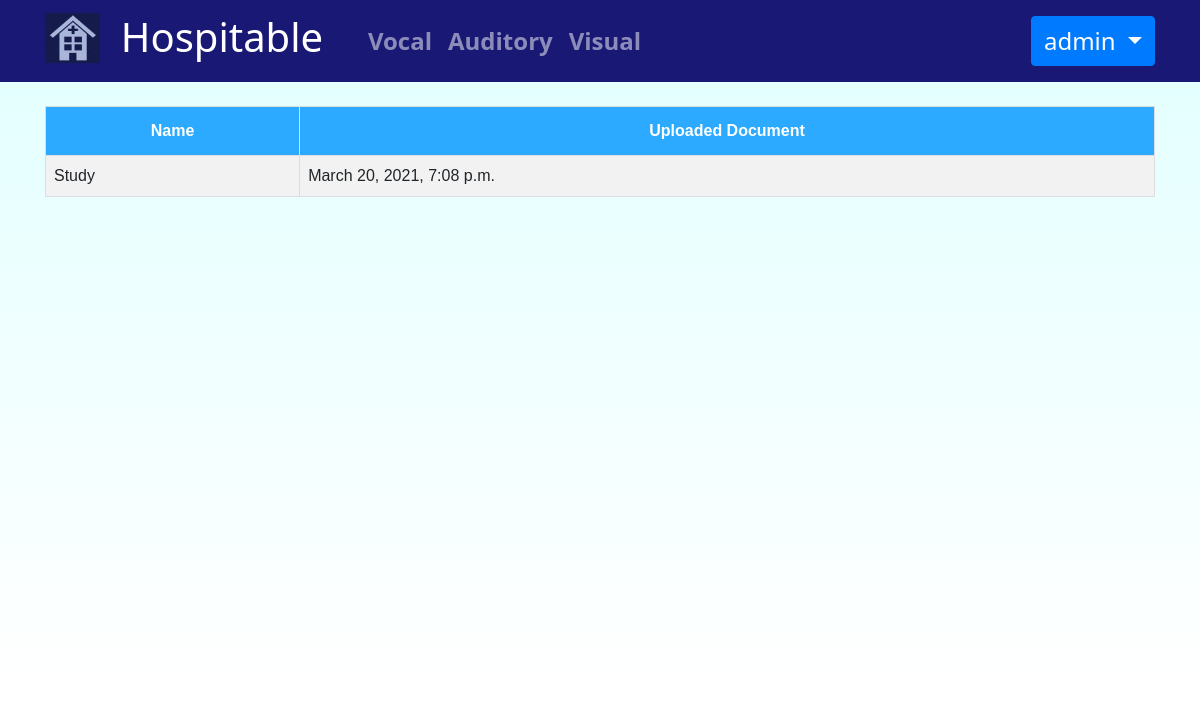
/listofrecords/ (signed in), run on an earlier commit of the app's database.
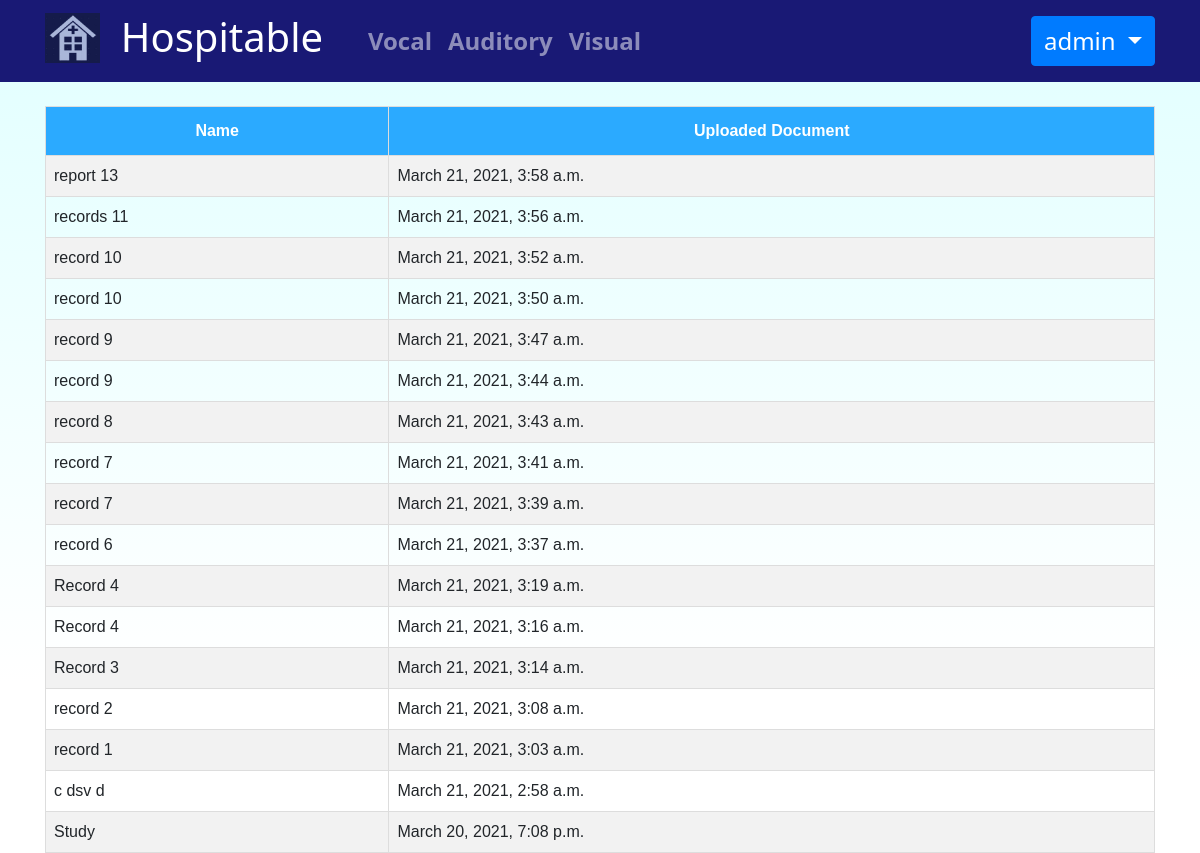
And on a later commit of the database.
### home/models.py (models this page shows, shortened)
class Record(models.Model):
    objects = None
    title = models.CharField(max_length=100)
    created = models.DateTimeField(auto_now_add=True)
    upload = models.ImageField(upload_to ='records/')
    user = models.ForeignKey(User, on_delete=models.CASCADE)

### home/views.py (the view)
# urls.py: path('listofrecords/', views.listofrecords, name='listofrecords'),
@login_required
def listofrecords(request):
    record = Record.objects.filter(user=request.user).order_by('-created')
    return render(request, 'recordlist.html', {'records':record})

### home/templates/recordlist.html (shortened to what this page needs)
{% extends "base.html" %}
{% block content %}
<br>
<table id="list">
    <tr>
        <th>Name</th>
        <th>Uploaded Document</th>
    </tr>
    {% for r in records %}
    <tr>
        <td>{{r.title}}</td>
        <td>{{r.created}}</td>
    </tr>
    {% endfor %}
</table>
{% endblock %}

### home/templates/base.html (shortened to what this page needs)
{% load static %}
<!doctype html>
<html lang="en">
<head>
    <link rel="stylesheet" href="https://stackpath.bootstrapcdn.com/bootstrap/4.4.1/css/bootstrap.min.css"
>
    <link rel="stylesheet" href="{% static 'frontend/assets/css/base.css' %}">
    <link rel="stylesheet" href="{% static 'frontend/style.css' %}">
    <link rel="stylesheet" href="https://cdnjs.cloudflare.com/ajax/libs/font-awesome/4.7.0/css/font-awesome.min.css">
    <link rel="stylesheet" href="https://cdnjs.cloudflare.com/ajax/libs/font-awesome/4.7.0/css/font-awesome.min.css">
</head>
<body>
    <div id="container-main">
        <nav class="navbar navbar-expand-xl navbar-dark bg-primary p-2" id="navbar">
            <div class="container">
                <a class="navbar-brand" href="{% url 'home' %}">
                    <img src="{% static 'frontend/logo.jpg' %}" width="55" height="50" class="d-inline-block align-top">
                    <span>
                        <h1 style="float: right;"> &nbsp; Hospitable &nbsp;</h1>
                    </span>
                </a>
                <div class="collapse navbar-collapse" id="navbarNav">
                    {% if user.is_authenticated %}
                    <ul class="navbar-nav mr-auto">
                        <li class="nav-item">
                            <a class="nav-link" href="{% url 'dumbmode' %}"><strong>Vocal</strong></a>
                        </li>
                        <li class="nav-item">
                            <a class="nav-link" href="{% url 'deafmode' %}"><strong>Auditory</strong></a>
                        </li>
                        <li class="nav-item">
                            <a class="nav-link" href="{% url 'blindmode' %}"><strong>Visual</strong></a>
                        </li>
                    </ul>
                    {% endif %}
                    <ul class="navbar-nav ml-auto">
                        {% if user.is_authenticated %}
                        <div class="dropdown">
                            <button class="btn btn-primary dropdown-toggle" type="button" id="dropdownMenuButton"
                                data-toggle="dropdown" aria-haspopup="true" aria-expanded="false"
                                style="font-size: 150%;">
                                {{user.username}}
                            </button>
                        </div>
                        {% endif %}
                    </ul>
                </div>
            </div>
        </nav>
        <div class="container1">
            <div class="container">
                {% block content %}{% endblock %}
            </div>
        </div>
    </div>
</body>
</html>

### home/static/frontend/assets/css/base.css (style rules this page uses)
* { box-sizing: border-box; }
body { font-family:'Segoe UI', Tahoma, Geneva, Verdana, sans-serif; }

### home/templates/base.html (style rules this page uses)
.container1 { max-width: 100%; height: 600px; background-image: linear-gradient(to bottom, #79ffff33, #ffffff33); }
.nav-item { font-size: 150%; }
#container-main { position: relative; }
#navbar { background-color: rgb(25, 25, 117) !important; }

### home/templates/recordlist.html (style rules this page uses)
#list { font-family: Arial, Helvetica, sans-serif; border-collapse: collapse; width: 100%; }
#list td, #list th { border: 1px solid #ddd; padding: 8px; }
#list tr:nth-child(even) { background-color: #f2f2f2; }
#list th { padding-top: 12px; padding-bottom: 12px; text-align: center; background-color: #2baaff; color: white; }

What changed in the data, as far as the page shows it:
added Record: title "report 13", created "March 21, 2021, 3:58 a.m."
added Record: title "records 11", created "March 21, 2021, 3:56 a.m."
added Record: title "record 10", created "March 21, 2021, 3:52 a.m."
added Record: title "record 10", created "March 21, 2021, 3:50 a.m."
added Record: title "record 9", created "March 21, 2021, 3:47 a.m."
added Record: title "record 9", created "March 21, 2021, 3:44 a.m."
added Record: title "record 8", created "March 21, 2021, 3:43 a.m."
added Record: title "record 7", created "March 21, 2021, 3:41 a.m."
added Record: title "record 7", created "March 21, 2021, 3:39 a.m."
added Record: title "record 6", created "March 21, 2021, 3:37 a.m."
added Record: title "Record 4", created "March 21, 2021, 3:19 a.m."
added Record: title "Record 4", created "March 21, 2021, 3:16 a.m."
added Record: title "Record 3", created "March 21, 2021, 3:14 a.m."
added Record: title "record 2", created "March 21, 2021, 3:08 a.m."
added Record: title "record 1", created "March 21, 2021, 3:03 a.m."
added Record: title "c dsv d", created "March 21, 2021, 2:58 a.m."
